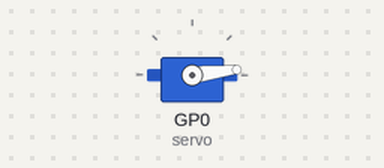
A program run on a simulated Raspberry Pi Pico running MicroPython. On the bench: servo. Servo angles are drawn from the pulse width (0.5 ms = 0°, 2.5 ms = 180°); what the program prints to the serial console is not drawn.

Above: at 0.05 s.
At 0.35 s:
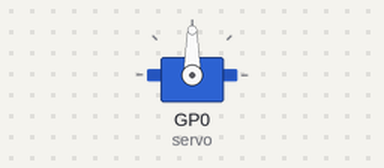
At 0.65 s:
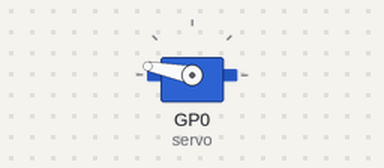
At 1.3 s:
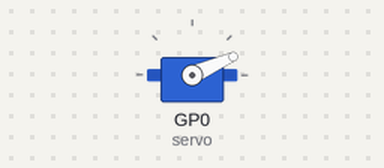
Timing chart, 0 to 3.2 s (numbered marks = the images above):
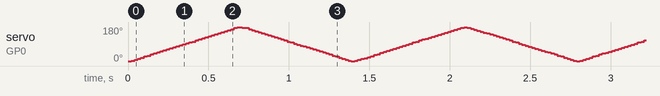

The program:

cycleLock.py
```python
import time
from machine import Pin, PWM

#Setting minimum and maximum pwm duty cycle. Changes with the servo model.
MIN_DUTY = 1500
MAX_DUTY = 8300

servo = PWM(Pin(0))
servo.freq(50)

angle = MIN_DUTY
direction = 100

while True:
    if angle == MIN_DUTY:
        direction = +100
    elif angle == MAX_DUTY:
        direction = -100
    angle = angle + direction
    print("Moving to ", angle)
    servo.duty_u16(angle)
    time.sleep(0.01)
```
